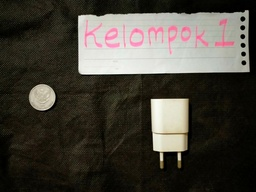
#> input picture PCD/asset/test2.jpg, 256 x 192 px, shrunk from 750 x 563 before the run
$ python pengukur.py   (older library calls are emulated)
#> lines starting #> are read from the running program, lines starting #| are printed output that depends on the picture; after the words box and inside, x2 and y2 are one past the last pixel; in counts of white or black regions, pixels touching at a corner belong together
### PCD/konvolusi.py
from PIL import Image
import numpy as np


def clip(data):
    if data > 255:
        return 255
    elif data < 0:
        return 0
    else:
        return data


def maskSum(mask):
    if sum(sum(i) for i in mask) <= 0:
        return 1
    else:
        return sum(sum(i) for i in mask)


def borderFill(arr):
    for i in range(len(arr)):
        for j in range(len(arr[0])):
            if i == 0 and j == 0:
                arr[i][j] = arr[i + 1][j + 1]
            elif i == 0 and j == len(arr[i])-1:
                arr[i][j] = arr[i + 1][j - 1]
            elif i == len(arr)-1 and j == 0:
                arr[i][j] = arr[i - 1][j + 1]
            elif i == len(arr)-1 and len(arr[i])-1:
                arr[i][j] = arr[i - 1][j - 1]
            elif i == 0:
                arr[i][j] = arr[i + 1][j]
            elif j == 0:
                arr[i][j] = arr[i][j + 1]
            elif j == len(arr[i])-1:
                arr[i][j] = arr[i][j - 1]
            elif i == len(arr)-1:
                arr[i][j] = arr[i - 1][j]
    return arr


def konvolusi(arr, mask):
    data = np.zeros(arr.shape, dtype='u1')
    for i in range(1, len(data)-1):
        for j in range(1, len(data[i])-1):
            try:
                data[i][j] = [(clip((
                    arr[i - 1, j - 1][x] * mask[0][0] +
                    arr[i - 1, j + 1][x] * mask[0][2] +
                    arr[i - 1, j][x] * mask[0][1] +
                    arr[i, j - 1][x] * mask[1][0] +
                    arr[i, j][x] * mask[1][1] +
                    arr[i, j + 1][x] * mask[1][2] +
                    arr[i + 1, j - 1][x] * mask[2][0] +
                    arr[i + 1, j][x] * mask[2][1] +
                    arr[i + 1, j + 1][x] * mask[2][2]
                ) / maskSum(mask))) for x in range(3)]

            except:
                data[i][j] = clip((
                    arr[i - 1, j - 1] * mask[0][0] +
                    arr[i - 1, j + 1] * mask[0][1] +
                    arr[i - 1, j] * mask[0][2] +
                    arr[i, j - 1] * mask[1][0] +
                    arr[i, j] * mask[1][1] +
                    arr[i, j + 1] * mask[1][2] +
                    arr[i + 1, j - 1] * mask[2][0] +
                    arr[i + 1, j] * mask[2][1] +
                    arr[i + 1, j + 1] * mask[2][2]
                ) / maskSum(mask))

    return data


unweighted = [[1, 1, 1],
              [1, 1, 1],
              [1, 1, 1]]

gaussian = [[7, 9, 7],
            [9, 7, 9],
            [7, 9, 7]]

sharper = [[0, -1, 0],
           [-1, 5, -1],
           [0, -1, 0]]

intensified_sharper = [[-1, -1, -1],
                       [-1, 9, -1],
                       [-1, -1, -1]]

### PCD/pengukur.py
import cv2
import imutils
import numpy as np
from imutils import contours
from imutils import perspective
from scipy.spatial import distance as dist
from PCD.konvolusi import konvolusi, gaussian, borderFill


def midpoint(titikA, titikB):
    return (titikA[0] + titikB[0]) * 0.5, (titikA[1] + titikB[1]) * 0.5


# memuat citra dan lebar object paling kiri dengan satuan cm
image = cv2.imread("asset/test2.jpg")
#> image is the input picture: shape (192, 256, 3); mean B, G, R 58.2, 66.7, 70.7
width = 2.7

# gray = cv2.cvtColor(image, cv2.COLOR_BGR2GRAY)
# gray = cv2.GaussianBlur(gray, (7, 7), 0)

# konversi citra ke grayscale
gray = np.around(np.dot(image[..., :3], [0.2989, 0.5870, 0.1140]), 0).astype(int)
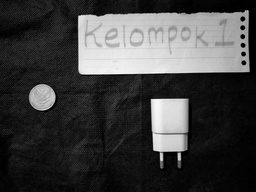
#> gray: shape (192, 256) int64; min 0, max 254, mean 64.6

# memberikan efek gaussian blur dengan 2 kali perulangan
grayGaussian = konvolusi(gray, gaussian)
#> after the loop in konvolusi, `for i in range(1, len(data)-1):`:
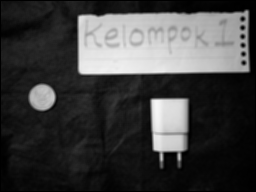
#> data: shape (192, 256); min 0, max 246, mean 63.9
grayGaussian = konvolusi(grayGaussian, gaussian)

# mengisi nilai array ujung citra dengan nilai terdekat
# dengan tujuan agar tidak terdeteksi sebagai tepi suatu object
ggfill = borderFill(grayGaussian)

# print(ggfill)

# melakukan deteksi tepi, dilanjutkan dengan dilation + erosion untuk mengecilkan gaps diantara objek
edged = cv2.Canny(ggfill, 50, 100)
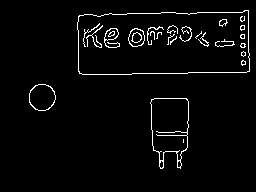
#> edged: shape (192, 256); 3.3% white in thin lines or dots, all inside (x1, y1, x2, y2) = (29, 10, 250, 169)
edged = cv2.dilate(edged, None, iterations=1)
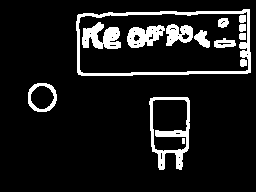
#> edged: shape (192, 256); 10.2% white; 14 white regions (1 under 20 px), largest, box (x1, y1, x2, y2) and area: (76, 9, 251, 76) 1528, (149, 97, 190, 170) 957, (82, 22, 121, 49) 677
edged = cv2.erode(edged, None, iterations=1)
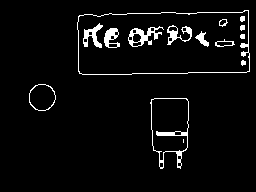
#> edged: shape (192, 256); 4.4% white; 15 white regions (1 under 20 px)


# mencari kontur pada ujung map
cnts = cv2.findContours(edged.copy(), cv2.RETR_EXTERNAL, cv2.CHAIN_APPROX_SIMPLE)
#> cnts = 3 contours; box (x1, y1, x2, y2) and area: (77, 10, 250, 75) 10223, (150, 98, 189, 169) 2028, (29, 84, 56, 111) 548
cnts = imutils.grab_contours(cnts)

# mengurutkan kontur dari ujung kiri ke kanan
# 'pixels per metric' sebagai patokan
(cnts, _) = contours.sort_contours(cnts)
pixelsPerMetric = None

# perulangan pada setiap kontur
hasil = image.copy()
for c in cnts:
    # mengabaikan ukuran kontur yang terlalu besar
    if cv2.contourArea(c) < 100:
        continue

    # menghitung ukuran box dari kontur tersebut
    box = cv2.minAreaRect(c)
    box = cv2.cv.BoxPoints(box) if imutils.is_cv2() else cv2.boxPoints(box)
    box = np.array(box, dtype="int")

    # mengurutkan titik pada kontur
    box = perspective.order_points(box)
    cv2.drawContours(hasil, [box.astype("int")], -1, (0, 255, 0), 2)

    # perulangan untuk menggambar titik
    for (x, y) in box:
        cv2.circle(hasil, (int(x), int(y)), 5, (0, 0, 255), -1)

    # unpack
    (tl, tr, br, bl) = box

    # menghitung  lebar
    (tltrX, tltrY) = midpoint(tl, tr)
    (blbrX, blbrY) = midpoint(bl, br)

    # menghitung  panjang
    (tlblX, tlblY) = midpoint(tl, bl)
    (trbrX, trbrY) = midpoint(tr, br)

    # menggambar garis box
    cv2.circle(hasil, (int(tltrX), int(tltrY)), 5, (255, 0, 0), -1)
    cv2.circle(hasil, (int(blbrX), int(blbrY)), 5, (255, 0, 0), -1)
    cv2.circle(hasil, (int(tlblX), int(tlblY)), 5, (255, 0, 0), -1)
    cv2.circle(hasil, (int(trbrX), int(trbrY)), 5, (255, 0, 0), -1)

    # menggambar garis antara titik tengah keempat sisi
    cv2.line(hasil, (int(tltrX), int(tltrY)), (int(blbrX), int(blbrY)), (255, 0, 255), 2)
    cv2.line(hasil, (int(tlblX), int(tlblY)), (int(trbrX), int(trbrY)), (255, 0, 255), 2)

    # menghitung jarak Euclidean antara titik tengah
    dA = dist.euclidean((tltrX, tltrY), (blbrX, blbrY))
    dB = dist.euclidean((tlblX, tlblY), (trbrX, trbrY))

    # jika patokan masih belum ada, maka akan diambil dari inputan lebar diatas
    if pixelsPerMetric is None:
        pixelsPerMetric = dB / width

    # menghitung ukuran objek berdasarkan patokan
    dimA = dA / pixelsPerMetric
    dimB = dB / pixelsPerMetric

    # menggambar text berisi ukuran objek
    cv2.putText(hasil, "{:.2f}cm".format(dimA), (int(tltrX - 15), int(tltrY - 10)),
                cv2.FONT_HERSHEY_SIMPLEX, 0.65, (255, 255, 255), 2)
    cv2.putText(hasil, "{:.2f}cm".format(dimB), (int(trbrX - 150), int(trbrY - 10)),
                cv2.FONT_HERSHEY_SIMPLEX, 0.65, (255, 255, 255), 2)
#> this loop made 3 passes
#> (tl, tr, br, bl, tltrX, tltrY, blbrX, blbrY) on pass 1: ([29, 84], [55, 84], [55, 110], [29, 110], 42, 84, 42, 110)
#> (tl, tr, br, bl, tltrX, tltrY, blbrX, blbrY) on passes 2 to 3: ([76, 13], [248, 9], [249, 71], [78, 75], 162, 11, 163.5, 73), ([150, 98], [188, 98], [188, 168], [150, 168], 169, 98, 169, 168)
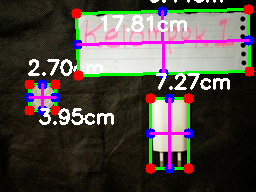
#> hasil: shape (192, 256, 3); 13.29% of pixels changed, all inside (x1, y1, x2, y2) = (24, 0, 255, 174)
#> after the loop, pixelsPerMetric = 9.63

$ run again, with PCD/asset/test1.jpg copied over PCD/asset/test2.jpg
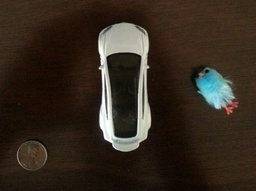
#> input picture PCD/asset/test1.jpg, 256 x 191 px, shrunk from 713 x 533 before the run
#> image is the input picture: shape (191, 256, 3); mean B, G, R 31.3, 42, 52.7
#> `edged = cv2.erode(edged, None, iterations=1)`:
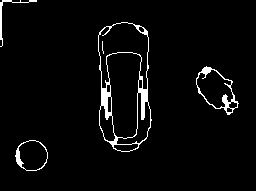
#> edged: shape (191, 256); 3.5% white; 5 white regions (1 under 20 px)
#> cnts = 4 contours; box (x1, y1, x2, y2) and area: (98, 22, 152, 152) 5757, (196, 66, 239, 115) 1162, (15, 140, 48, 171) 760, (0, 0, 37, 47) 60
#> the loop `for c in cnts:` made 4 passes
#> (tl, tr, br, bl, tltrX, tltrY, blbrX, blbrY) on pass 2: ([15, 140], [47, 140], [47, 170], [15, 170], 31, 140, 31, 170)
#> after the loop `for c in cnts:`:
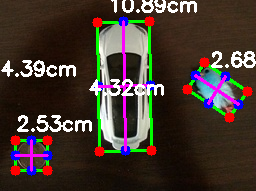
#> hasil: shape (191, 256, 3); 12.81% of pixels changed, all inside (x1, y1, x2, y2) = (1, 0, 256, 176)
#> after the loop `for c in cnts:`: pixelsPerMetric = 11.85
